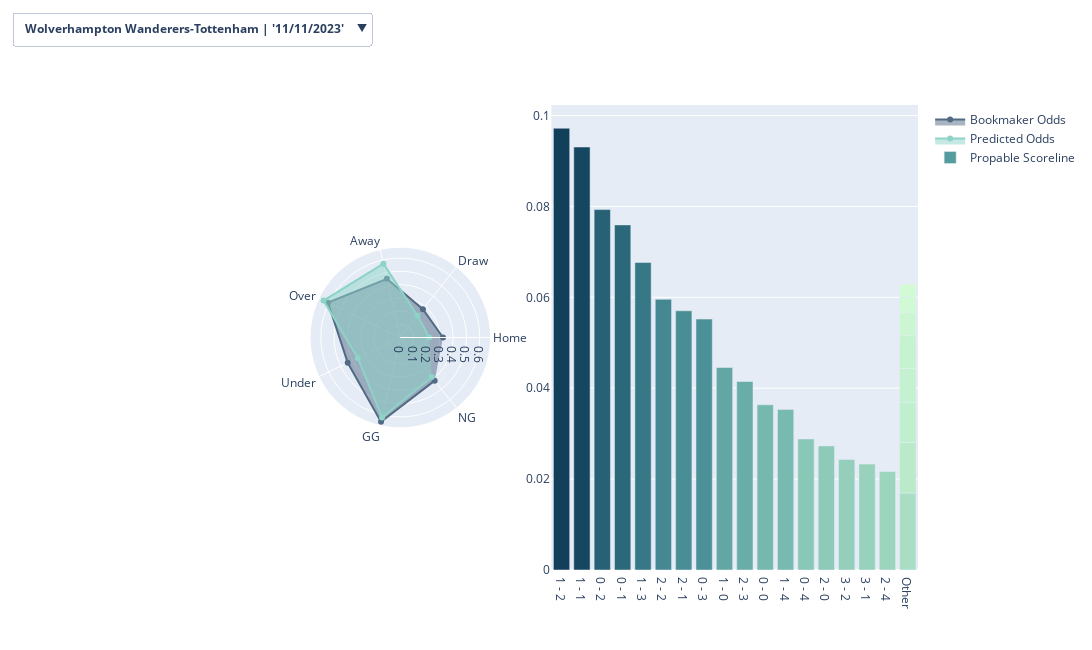

Here is the notebook cell this chart was saved with:
### Code cell
# Create subplots
fig = make_subplots(rows=1, cols=2, specs=[[{'type': 'polar'}, {'type': 'xy'}]], column_widths=[0.33, 0.67])
fig.update_layout(width=1500, height=650)
# create a list to store the buttons
buttons = []
categories = ['Home', 'Draw', 'Away', 'Over', 'Under', 'GG', 'NG']

# loop through each match and create two traces for Bookmaker odds and predicted values
for match_index, match in enumerate(Final_Odds['Match'].unique().tolist()):

    # create the trace for Bookmaker odds
    trace_bookmaker = go.Scatterpolar(
      r=Final_Odds[(Final_Odds['Type']=='Bookmaker')  & (Final_Odds['Match']==match)][['P(Hwin)', 'P(Draw)', 'P(Awin)', 'P(Over)', 'P(Under)', 'P(GG)', 'P(NG)']].values.tolist()[0],
      theta=categories,
      fill='toself',
      name='Bookmaker Odds',
      marker = dict(color = 'rgb(82, 106, 131)' ),
      visible=False if match_index!=0 else True,
      hovertemplate='%{theta}<br>Prob: %{r:.2f}<br>Bookmaker Odds'
)
    fig.add_trace(trace_bookmaker, row=1, col=1)
    # create the trace for predicted values
    trace_predicted = go.Scatterpolar(
        r= Final_Odds[(Final_Odds['Type']=='Predicted')  & (Final_Odds['Match']==match)][['P(Hwin)', 'P(Draw)', 'P(Awin)', 'P(Over)', 'P(Under)', 'P(GG)', 'P(NG)']].values.tolist()[0],
        theta=categories,
        fill='toself',
        name='Predicted Odds',
        marker = dict(color ='rgb(141,211,199)'), #'rgb(217, 175, 107)'
        visible=False if match_index!=0 else True,
        hovertemplate='%{theta}<br>Prob: %{r:.2f}<br>Predicted Odds'
  )
    fig.add_trace(trace_predicted, row=1, col=1)
    
    trace_goals = go.Bar(
        x=Pie_list[match_index]['score'],
        y=Pie_list[match_index]['P(score)'],
        visible=False if match_index!=0 else True,
        marker=dict(color=Pie_list[match_index]['P(score)'], colorscale='darkmint'),
        name='Propable Scoreline',
        hovertemplate='Score %{x}<br>Prob: %{y:.3f}'
    )
    fig.add_trace(trace_goals, row=1, col=2)
    
    # create the dictionary for the button
    button_dict = dict(
        method="restyle",
        args=[{"visible": [False] * (len(Final_Odds['Match'].unique().tolist()) * 3)}], # set all traces to false initially
        label= f"<b>{match} | {str(Final_Odds[(Final_Odds['Type']=='Predicted')  & (Final_Odds['Match']==match)]['Date'].values).strip('[]')}</b>" 
    )
    
    # set visibility to true for the corresponding traces
    button_dict["args"][0]["visible"][3*match_index] = True # Bookmaker odds trace
    button_dict["args"][0]["visible"][3*match_index+1] = True # Predicted trace
    button_dict["args"][0]["visible"][3*match_index+2] = True # Goal trace
    
    # set visibility to true for the corresponding traces for the first match
    if match_index == 0:
        button_dict["args"][0]["visible"][0] = True # Bookmaker odds trace
        button_dict["args"][0]["visible"][1] = True # Predicted trace
        button_dict["args"][0]["visible"][2] = True
        
    # append the button to the list
    buttons.append(button_dict)


# update the layout with the buttons
fig.update_layout(
    updatemenus=[go.layout.Updatemenu(
        buttons=buttons,
        active=0, # set the initial active button
        x=0.1,
        y=1.2,
        direction="down",
    )],
    
)

# show the plot
fig.show()
# Save the interactive figure as an HTML file
fig.write_html('UpcomingMatchesPredictionFigure.html')
